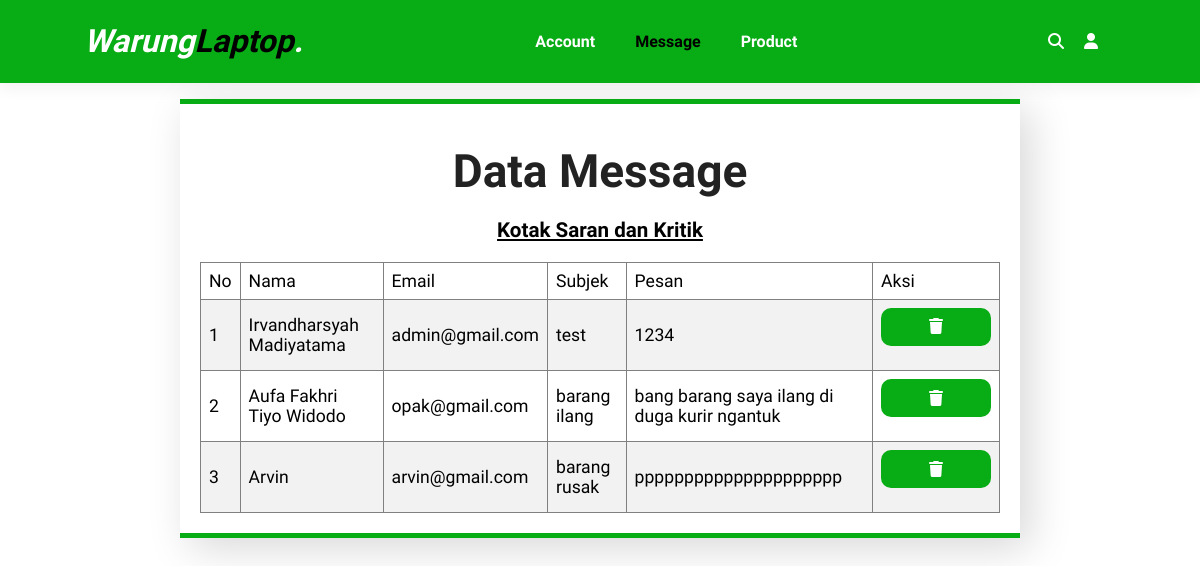
/db_admin/admin_saran.php, run on the app's committed database.
### tables this page shows
CREATE TABLE `saran` (
  `No` int(11) NOT NULL,
  `nama` varchar(50) NOT NULL,
  `email` varchar(50) NOT NULL,
  `subjek` varchar(50) NOT NULL,
  `pesan` varchar(50) NOT NULL
);

### db_admin/admin_saran.php (the view, shortened to what this page needs)
<!DOCTYPE html>
<head>
    <link rel="stylesheet" href="../css/style.css">
    <link rel="stylesheet" href="https://cdnjs.cloudflare.com/ajax/libs/font-awesome/6.4.0/css/all.min.css" />
</head>
<body>
    <header id="header">
        <a href="#" class="logo">Warung<span>Laptop</span>.</a>
        <section id="navbar">
            <a href="admin_account.php">Account</a>
            <a class="active" href="admin_saran.php">Message</a>
            <a href="admin_product.php">Product</a>
        </section>
        <section id="icons">
            <a href="#" id="lg-search" class="fa-solid fa-magnifying-glass"></a>
            <a href="admin_welcome.php" id="lg-profile" class="fa-solid fa-user"></a>
        </section>
    </header>
    <div class="login admin">
        <div class="login-header">
            <table border="1">
                <br>
                <h2>Data Message</h2><br>
                <h3>Kotak Saran dan Kritik</h3><br>
                <tr>
                    <td>No</td>
                    <td>Nama</td>
                    <td>Email</td>
                    <td>Subjek</td>
                    <td>Pesan</td>
                    <td>Aksi</td>
                </tr>
                <?php
            include "db_config.php";
            $no = 1;
            $query = "SELECT * FROM saran";
            $sql = mysqli_query($conn, $query);
            while ($h = mysqli_fetch_array($sql)) {?>
                <tr>
                    <td><?php echo $no ?></td>
                    <td><?php echo $h['nama'] ?></td>
                    <td><?php echo $h['email'] ?></td>
                    <td><?php echo $h['subjek'] ?></td>
                    <td><?php echo $h['pesan'] ?></td>
                    <?php
                    echo "<td> <a href='?hapus=$h[No]' class='button'><i class='fa-solid fa-trash'> </a></td>";
                    ?>
                </tr>
                <?php $no++;
            }
                ?>
        </div>
    </div>
</body>
</html>

### css/style.css (style rules this page uses)
* { margin: 0; padding: 0; box-sizing: border-box; font-family: "Spartan", sans-serif; }
h2 { font-size: 46px; line-height: 54px; color: #222; }
.login .button { margin-bottom: 1rem; display: inline-block; padding: 0.6rem 3rem; font-size: 1rem; color: var(--putih); background-color: var(--primary); cursor: pointer; border-radius: 10px; text-decoration: none; }
#header { display: flex; justify-content: space-between; align-items: center; padding: 1.4rem 7%; background: var(--primary); box-shadow: 0 5px 15px rgba(0, 0, 0, 0.06); z-index: 999; position: sticky; top: 0; left: 0; }
.logo { font-size: 2rem; font-weight: 700; color: var(--putih); font-style: italic; text-decoration: none; }
.logo span { color: var(--hitam); }
#navbar { display: flex; align-items: center; justify-content: center; }
#navbar a { list-style: none; padding: 0 20px; position: relative; text-decoration: none; font-size: 16px; font-weight: 600; color: var(--putih); transition: 0.3s ease; }
#navbar a:hover, #navbar a.active { color: var(--hitam); }
#navbar .active::after, #navbar a:hover::after { width: 50px; height: 2px; background: var(--hitam); position: absolute; bottom: -4px; left: 20px; }
#icons { display: flex; align-items: center; justify-content: center; margin: 0 0.5rem; }
#icons a { list-style: none; padding: 0 10px; position: relative; text-decoration: none; font-size: 16px; font-weight: 600; color: var(--putih); transition: 0.3s ease; }
.login { width: 450px; margin: 16px auto; font-size: 16px; border-top: 5px solid var(--primary); box-shadow: 10px 10px 40px rgba(0, 0, 0, 0.158); display: flex; flex-direction: column; align-items: center; }
.login-header, .login p { margin-top: 0; margin-bottom: 0; }
.login-header { background: var(--putih); padding: 20px; font-size: 1.1rem; font-weight: normal; text-align: center; color: var(--hitam); }
.admin { width: 70%; border-bottom: 5px solid var(--primary); }
.admin table { width: 100%; border-collapse: collapse; }
.admin th, .admin td { padding: 8px; text-align: left; }
.admin tr:nth-child(even) { background-color: #f2f2f2; }
.admin h3 { text-decoration: underline; }

### data on the page
saran: nama "Irvandharsyah Madiyatama", email "admin@gmail.com", subjek "test", pesan "1234"
saran: nama "Aufa Fakhri Tiyo Widodo", email "opak@gmail.com", subjek "barang ilang", pesan "bang barang saya ilang di duga kurir ngantuk"
saran: nama "Arvin", email "arvin@gmail.com", subjek "barang rusak", pesan "ppppppppppppppppppppp"
